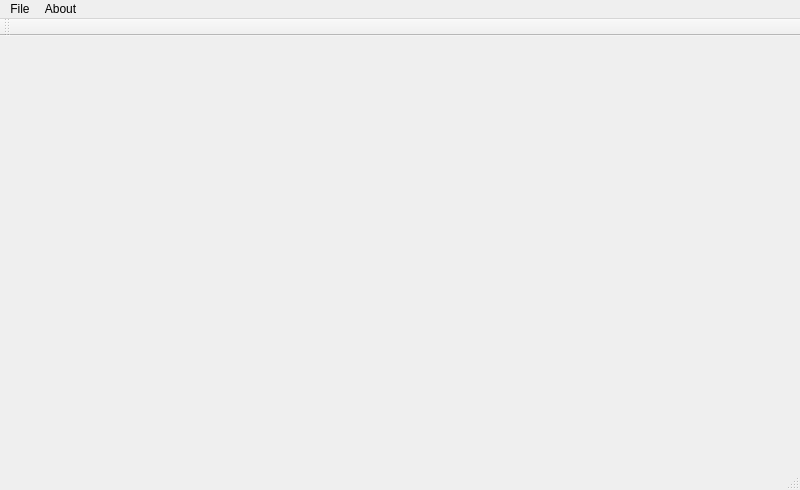
<?xml version="1.0" encoding="UTF-8"?>
<ui version="4.0">
 <class>MainWindow</class>
 <widget class="QMainWindow" name="MainWindow">
  <property name="geometry">
   <rect>
    <x>0</x>
    <y>0</y>
    <width>800</width>
    <height>490</height>
   </rect>
  </property>
  <property name="windowTitle">
   <string>  *.64 Image Viewer</string>
  </property>
  <widget class="QWidget" name="centralWidget">
   <widget class="QLabel" name="label">
    <property name="geometry">
     <rect>
      <x>20</x>
      <y>20</y>
      <width>400</width>
      <height>400</height>
     </rect>
    </property>
    <property name="text">
     <string/>
    </property>
   </widget>
   <widget class="QWidget" name="horizontalLayoutWidget">
    <property name="geometry">
     <rect>
      <x>430</x>
      <y>10</y>
      <width>361</width>
      <height>421</height>
     </rect>
    </property>
    <layout class="QHBoxLayout" name="horizontalLayout"/>
   </widget>
  </widget>
  <widget class="QMenuBar" name="menuBar">
   <property name="geometry">
    <rect>
     <x>0</x>
     <y>0</y>
     <width>800</width>
     <height>17</height>
    </rect>
   </property>
   <widget class="QMenu" name="menuFile">
    <property name="title">
     <string>File</string>
    </property>
    <addaction name="actionOpen"/>
    <addaction name="separator"/>
    <addaction name="actionExit"/>
   </widget>
   <widget class="QMenu" name="menuAbout">
    <property name="title">
     <string>About</string>
    </property>
    <addaction name="actionAbout"/>
   </widget>
   <addaction name="menuFile"/>
   <addaction name="menuAbout"/>
  </widget>
  <widget class="QToolBar" name="mainToolBar">
   <attribute name="toolBarArea">
    <enum>TopToolBarArea</enum>
   </attribute>
   <attribute name="toolBarBreak">
    <bool>false</bool>
   </attribute>
  </widget>
  <widget class="QStatusBar" name="statusBar"/>
  <action name="actionOpen">
   <property name="text">
    <string>Open</string>
   </property>
  </action>
  <action name="actionExit">
   <property name="text">
    <string>Exit</string>
   </property>
  </action>
  <action name="actionAbout">
   <property name="text">
    <string>About</string>
   </property>
  </action>
 </widget>
 <layoutdefault spacing="6" margin="11"/>
 <resources/>
 <connections/>
</ui>
